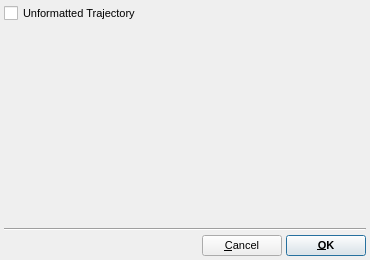
<?xml version="1.0" encoding="UTF-8"?>
<ui version="4.0">
 <class>HISTORY4ImportOptionsDialog</class>
 <widget class="QDialog" name="HISTORY4ImportOptionsDialog">
  <property name="geometry">
   <rect>
    <x>0</x>
    <y>0</y>
    <width>370</width>
    <height>260</height>
   </rect>
  </property>
  <property name="font">
   <font>
    <pointsize>8</pointsize>
   </font>
  </property>
  <property name="windowTitle">
   <string>DL_POLY_4 History Import Options</string>
  </property>
  <layout class="QVBoxLayout" name="verticalLayout">
   <property name="spacing">
    <number>4</number>
   </property>
   <property name="leftMargin">
    <number>4</number>
   </property>
   <property name="topMargin">
    <number>4</number>
   </property>
   <property name="rightMargin">
    <number>4</number>
   </property>
   <property name="bottomMargin">
    <number>4</number>
   </property>
   <item>
    <widget class="QCheckBox" name="UnformattedTrajCheck">
     <property name="text">
      <string>Unformatted Trajectory</string>
     </property>
    </widget>
   </item>
   <item>
    <spacer name="verticalSpacer">
     <property name="orientation">
      <enum>Qt::Vertical</enum>
     </property>
     <property name="sizeHint" stdset="0">
      <size>
       <width>362</width>
       <height>48</height>
      </size>
     </property>
    </spacer>
   </item>
   <item>
    <widget class="Line" name="line">
     <property name="orientation">
      <enum>Qt::Horizontal</enum>
     </property>
    </widget>
   </item>
   <item>
    <layout class="QHBoxLayout" name="horizontalLayout">
     <item>
      <spacer name="horizontalSpacer">
       <property name="orientation">
        <enum>Qt::Horizontal</enum>
       </property>
       <property name="sizeHint" stdset="0">
        <size>
         <width>40</width>
         <height>20</height>
        </size>
       </property>
      </spacer>
     </item>
     <item>
      <widget class="QPushButton" name="CancelButton">
       <property name="text">
        <string>&amp;Cancel</string>
       </property>
       <property name="autoDefault">
        <bool>false</bool>
       </property>
       <property name="default">
        <bool>true</bool>
       </property>
      </widget>
     </item>
     <item>
      <widget class="QPushButton" name="OKButton">
       <property name="font">
        <font>
         <weight>75</weight>
         <bold>true</bold>
        </font>
       </property>
       <property name="text">
        <string>&amp;OK</string>
       </property>
       <property name="autoDefault">
        <bool>false</bool>
       </property>
       <property name="default">
        <bool>true</bool>
       </property>
      </widget>
     </item>
    </layout>
   </item>
  </layout>
 </widget>
 <resources/>
 <connections/>
</ui>
